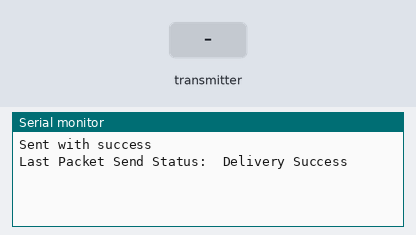
Recording of a sketch running on a simulated ESP32. On the bench: the last lines printed to the serial monitor. The inputs (shaded band) are chosen by the test bench.

Above: at 1.2 s.
1.3 s: the transmitter starts sending a = 0
At 1.66 s:
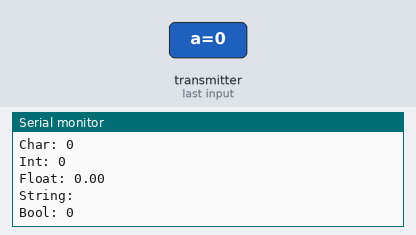
2.8 s: the transmitter starts sending b = 1024
4.3 s: the transmitter starts sending c = 25
5.8 s: the transmitter starts sending e = 1
At 6.66 s:
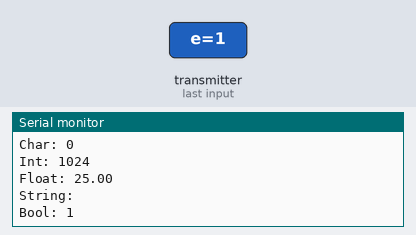
7.3 s: the transmitter starts sending a = 1
8.8 s: the transmitter starts sending b = 2048
Timing chart, 0 to 11.3 s (numbered marks = the images above; inputs shaded):
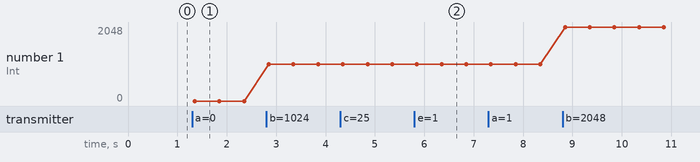

Measured:
- after the input at 1.3 s, the serial monitor: prints a new line after 0.05 s (image 1)
- after the input at 5.8 s, the serial monitor: prints a new line after 0.05 s (image 2)
- plotted number 1: 0 → 1024 after the input at 2.8 s, 1024 → 2048 after the input at 8.8 s

The sketch:

ESPNOW_v2_two_way-1.ino
```cpp
#include <esp_now.h>
#include <WiFi.h>
#include <string.h>

// REPLACE WITH YOUR RECEIVER MAC Address
// uint8_t broadcastAddress[] = {0xFF, 0xFF, 0xFF, 0xFF, 0xFF, 0xFF};
// uint8_t broadcastAddress[] = {0xC4,0x4F,0x33,0x56,0x76,0xCD};
uint8_t broadcastAddress[] = {0x98,0xF4,0xAB,0x39,0xCE,0x10};

// Structure example to send data
// Must match the receiver structure
typedef struct struct_message {
  char a[32];
  int b;
  float c;
  String d;
  bool e;
} struct_message;

// Create a struct_message called myData
struct_message myData2send;
struct_message myData2recv;
int seq = 0;

// callback when data is sent
void OnDataSent(const uint8_t *mac_addr, esp_now_send_status_t status) {
  Serial.print("\r\nLast Packet Send Status:\t");
  Serial.println(status == ESP_NOW_SEND_SUCCESS ? "Delivery Success" : "Delivery Fail");
}

// callback function that will be executed when data is received
void OnDataRecv(const uint8_t * mac, const uint8_t *incomingData, int len) {
  memcpy(&myData2recv, incomingData, sizeof(myData2recv));
  Serial.print("Bytes received: ");
  Serial.println(len);
  Serial.print("Char: ");
  Serial.println(myData2recv.a);
  Serial.print("Int: ");
  Serial.println(myData2recv.b);
  Serial.print("Float: ");
  Serial.println(myData2recv.c);
  Serial.print("String: ");
  Serial.println(myData2recv.d);
  Serial.print("Bool: ");
  Serial.println(myData2recv.e);
  Serial.println();
}


void setup() {
  // Init Serial Monitor
  Serial.begin(115200);

  // Set device as a Wi-Fi Station
  WiFi.mode(WIFI_STA);

  // Init ESP-NOW
  if (esp_now_init() != ESP_OK) {
    Serial.println("Error initializing ESP-NOW");
    return;
  }

  // Once ESPNow is successfully Init, we will register for recv CB to
  // get recv packer info
  esp_now_register_recv_cb(OnDataRecv);

  // Once ESPNow is successfully Init, we will register for Send CB to
  // get the status of Trasnmitted packet
  esp_now_register_send_cb(OnDataSent);

  // Register peer
  esp_now_peer_info_t peerInfo;
  memcpy(peerInfo.peer_addr, broadcastAddress, 6);
  peerInfo.channel = 0;
  peerInfo.encrypt = false;

  // Add peer
  if (esp_now_add_peer(&peerInfo) != ESP_OK){
    Serial.println("Failed to add peer");
    return;
  }
}

void loop() {
  // Set values to send
  strcpy(myData2send.a, "On my right side on COM3");
  //myData.b = random(1,20);
  seq++;
  myData2send.b = seq;
  myData2send.c = 3.14159;
  myData2send.d = "AAAAAAAAAAAAAAAAAA";
  myData2send.e = false;

  // Send message via ESP-NOW
  esp_err_t result = esp_now_send(broadcastAddress, (uint8_t *) &myData2send, sizeof(myData2send));

  if (result == ESP_OK) {
    Serial.println("Sent with success");
  }
  else {
    Serial.println("Error sending the data");
  }
  delay(2000);
}
```
